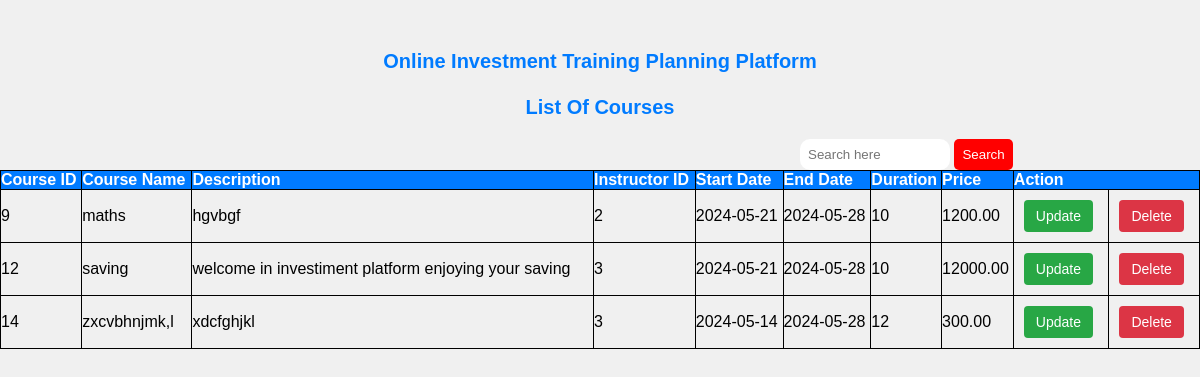
The app's page /course_table.php with its own data.
### tables this page shows
CREATE TABLE `courses` (
  `CourseID` int(11) NOT NULL,
  `CourseName` varchar(100) NOT NULL,
  `Description` text DEFAULT NULL,
  `InstructorID` int(11) DEFAULT NULL,
  `StartDate` date DEFAULT NULL,
  `EndDate` date DEFAULT NULL,
  `Duration` int(11) DEFAULT NULL,
  `Price` decimal(10,2) DEFAULT NULL
);

### course_table.php (the view, shortened to what this page needs)
<!DOCTYPE html>
<html lang="en">
<head>
</head>
<body>
    <div class="container">
     <h1>
        Online Investment Training Planning Platform<br><br>
        List Of Courses</h1>
   <div class="search-bar">
            <form action="search.php" method="GET">
                <input type="search" name="query" placeholder="Search here" />
                <button type="submit">Search</button>
            </form></div>
        <table>
            <thead>
                <tr>
                    <th>Course ID</th>
                    <th>Course Name</th>
                    <th>Description</th>
                    <th>Instructor ID</th>
                    <th>Start Date</th>
                    <th>End Date</th>
                    <th>Duration</th>
                    <th>Price</th>
                    <th colspan="2">Action</th>
                </tr>
            </thead>
            <tbody>
                <?php
                $servername = "localhost";
                $username = "root";
                $password = "";
                $dbname = "online_investment_training_system";
                $conn = new mysqli($servername, $username, $password, $dbname);
                $sql = "SELECT * FROM courses";
                $result = $conn->query($sql);
                if ($result->num_rows > 0) {
                    while($row = $result->fetch_assoc()) {
                        echo "<tr>";
                        echo "<td>".$row["CourseID"]."</td>";
                        echo "<td>".$row["CourseName"]."</td>";
                        echo "<td>".$row["Description"]."</td>";
                        echo "<td>".$row["InstructorID"]."</td>";
                        echo "<td>".$row["StartDate"]."</td>";
                        echo "<td>".$row["EndDate"]."</td>";
                        echo "<td>".$row["Duration"]."</td>";
                        echo "<td>".$row["Price"]."</td>";
                        echo "<td>";
                        echo "<a href='update_course.php?CourseID=".$row["CourseID"]."' class='btn-update'>Update</a>";
                        echo "</td>";
                        echo "<td>";
                        echo "<a href='delete_course.php?CourseID=".$row["CourseID"]."' class='btn-delete'>Delete</a>";
                        echo "</td>";
                        echo "</tr>";
                    }
                } else {
                    echo "<tr><td colspan='9'>No courses found</td></tr>";
                }
                ?>
            </tbody>
        </table>
    </div>
</body>
</html>

### course_table.php (style rules this page uses)
body { font-family: Arial, sans-serif; background-color: #f0f0f0; margin: 0; padding: 0; }
.container { width: 1200px; margin: 50px auto; }
h1 { text-align: center; font-size: 20px; color: #007bff; margin-bottom: 20px; }
table { width: 100%; border-collapse: collapse; border: 1px solid #000; }
th, td { border: 1px solid #000; padding: 0px; text-align: left; }
th { background-color: #007bff; color: #fff; }
.btn-delete, .btn-update { display: inline-block; padding: 8px 12px; border: none; border-radius: 4px; cursor: pointer; text-decoration: none; color: #fff; font-size: 14px; margin:10px; }
.btn-delete { background-color: #dc3545; }
.btn-update { background-color: #28a745; }
.search-bar { display: flex; margin-left: 800px; }
.search-bar input[type="search"] { width: 150px; padding: 8px; border-radius: 10px; border: none; }
.search-bar button[type="submit"] { background-color: red; color: white; padding: 8px; border: none; border-radius: 5px; cursor: pointer; }

### records on screen
courses: CourseID "9", CourseName "maths", Description "hgvbgf", InstructorID "2", StartDate "2024-05-21", EndDate "2024-05-28", Duration "10", Price "1200.00"
courses: CourseID "12", CourseName "saving", Description "welcome in investiment platform enjoying your saving", InstructorID "3", StartDate "2024-05-21", EndDate "2024-05-28", Duration "10", Price "12000.00"
courses: CourseID "14", CourseName "zxcvbhnjmk,l", Description "xdcfghjkl", InstructorID "3", StartDate "2024-05-14", EndDate "2024-05-28", Duration "12", Price "300.00"
